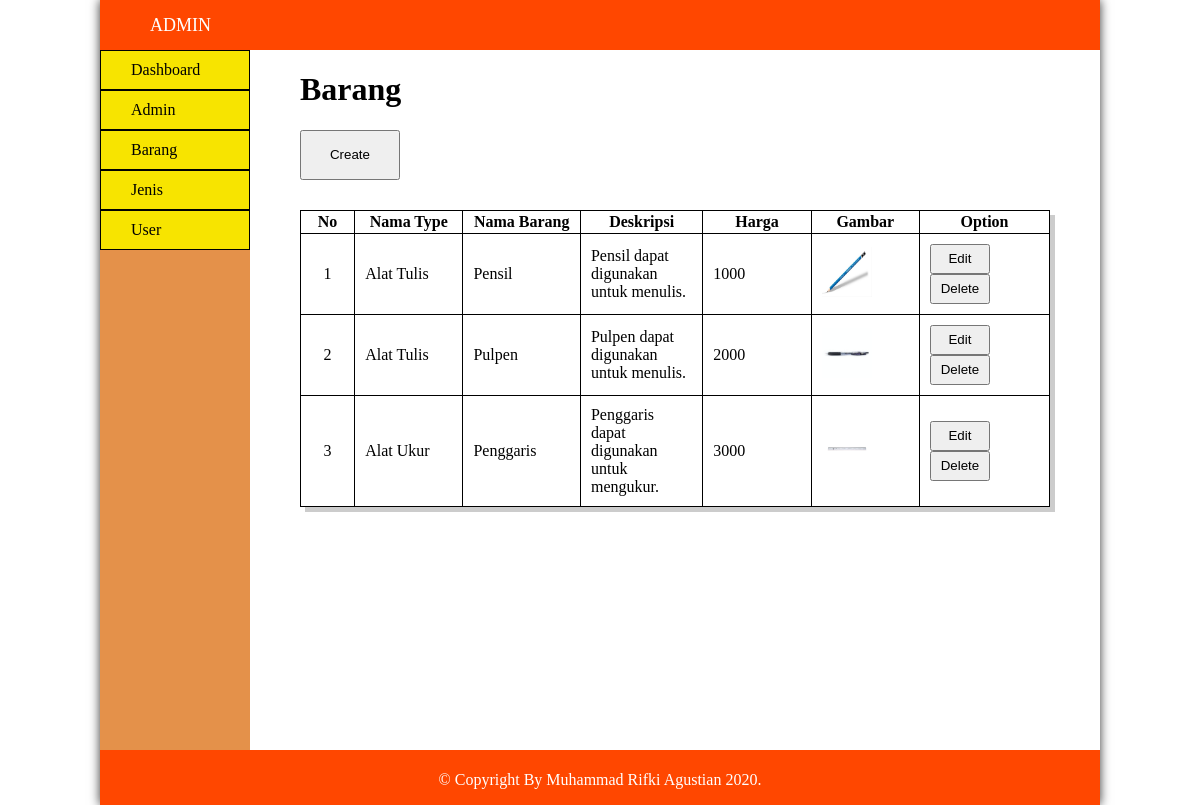
Page /admin/index.php?module=barang on the committed database.
### tables this page shows
CREATE TABLE `tb_barang` (
  `id_barang` int(11) NOT NULL,
  `id_jenis` int(11) NOT NULL,
  `nama` varchar(50) NOT NULL,
  `deskripsi` text NOT NULL,
  `harga` int(11) NOT NULL,
  `gambar` varchar(100) NOT NULL
);

CREATE TABLE `tb_jenis` (
  `id_jenis` int(11) NOT NULL,
  `nama` varchar(20) NOT NULL
);

### admin/backend/barang/list.php (the view, shortened to what this page needs)
<div class="fix">
	<h1>Barang</h1>
	<div class="fix-input">
			<input type="submit" value="Create" onclick="javascript:window.location.href='index.php?module=barang&action=add'"></input>
	</div>
    <div class="fix-table">
        <table class="table-design" border="1px" height="20%">
            <thead>
                <tr>
                    <th width="5%">No</th>
                    <th width="10%">Nama Type</th>
                    <th width="10%">Nama Barang</th>
                    <th width="10%">Deskripsi</th>
                    <th width="10%">Harga</th>
                    <th width="10%">Gambar</th>
                    <th width="12%">Option</th>
                </tr>
            </thead>
            <tbody>
			<?php
				$no = 1;
				$sql=$db->prepare("SELECT A.id_barang, A.nama AS nama_barang, A.deskripsi, A.harga, A.gambar, B.nama AS nama_jenis FROM tb_barang AS A INNER JOIN tb_jenis AS B ON(A.id_jenis = B.id_jenis) WHERE A.id_barang");
				$sql->execute();
				while($hasil=$sql->FETCH(PDO::FETCH_ASSOC)){
			?>
			<tr>
				<td style="text-align: center;"><?php echo $no; ?></td>
				<td><?php echo $hasil['nama_jenis'];?></td>
				<td><?php echo $hasil['nama_barang'];?></td>
				<td><?php echo substr($hasil['deskripsi'],0,50);?></td>
				<td><?php echo $hasil['harga'];?></td>
				<td><img src="../images/barang/<?php echo $hasil['gambar'];?>"/></td>
				<td>
					<div class="option-button">
						<button onclick="javascript:window.location.href='index.php?module=barang&action=add&id=<?php echo base64_encode($hasil['id_barang']); ?>'">Edit</button>
						<button onclick="javascript:window.location.href='index.php?module=barang&action=proses&id=<?php echo base64_encode($hasil['id_barang']); ?>&proc=delete';">Delete</button>
					</div>
				</td>
			</tr>
			<?php
				$no++;
				}
			?>
            </tbody>
        </table>
    </div>
</div>

### admin/index.php (shortened to what this page needs)
<?php include("../koneksi.php"); ?>
<!DOCTYPE html>
<html lang="en">
<head>
    <link rel="stylesheet" href="../css/backend/style.css">
</head>
<body>
    <div class="container">
        <div class="header">
            <div class="header-left">
                <a href="index.php">ADMIN</a>
            </div>
        </div>
        <div class="main">
            <div class="navbar">
                <ul>
                    <a href="index.php"><li><font>Dashboard</font></li></a>
                    <a href="index.php?module=admin"><li><font>Admin</font></li></a>
                    <a href="index.php?module=barang"><li><font>Barang</font></li></a>
                    <a href="index.php?module=jenis"><li><font>Jenis</font></li></a>
                    <a href="index.php?module=user"><li><font>User</font></li></a>
                </ul>
            </div>
            <div class="content">
                <?php
                    if(@$_GET['module'] !=''){
                        if(@$_GET['action'] !=''){
                            include("backend/".@$_GET['module']."/".@$_GET['action'].".php");
                        }else{
                            include("backend/".@$_GET['module']."/list.php");
                        }
                    }else{
                        include("backend/dashboard/list.php");
                    }
                ?>
            </div>
        </div>
        <div class="footer">
            <p>&copy; Copyright By Muhammad Rifki Agustian 2020.</p>
        </div>
    </div>
</body>
</html>

### css/backend/style.css (style rules this page uses)
body, ul, li { margin: 0; padding: 0; }
.container { box-shadow:0 0 10px #333; margin: 0 100px; }
.header { width: 100%; height: 50px; background-color: #ff4700; }
.header-left { padding-top: 15px; padding-left: 50px; font-size: 18px; float: left; color: #ffffff; }
.header-left a { text-decoration: none; color: #ffffff; }
.fix { padding-left: 50px; padding-right: 50px; }
.fix-input { padding-bottom: 30px; }
.fix-input input { width: 100px; height: 50px; }
.fix-table tr td img { width: 50px; height: 50px; position: center; }
.option-button button { width: 60px; height: 30px; }
.table-design { border-spacing: 0; border-collapse: collapse; border: 1px solid #000000; box-shadow: 5px 5px #cccccc; }
.table-design th { height: 20px; }
.table-design td { width: 50px; height: 10px; padding: 10px; }
.main { width: 100%; height: 700px; background-color: #ffffff; }
.navbar { width: 15%; height: 100%; float: left; background-color: #e4914a; }
.navbar a { text-decoration: none; }
.navbar ul li { padding: 10px; padding-left: 30px; list-style: none; border: 1px solid #000000; background-color: #f7e400; }
.navbar font { color: #000000; }
.content { width: 85%; height: 100%; float: right; }
.footer { color: #ffffff; text-align: center; padding-top: 5px; width: 100%; height: 50px; background-color: #ff4700; }

### rows in the picture
tb_barang: id_jenis.nama "Alat Tulis", nama "Pensil", deskripsi "Pensil dapat digunakan untuk menulis.", harga "1000", gambar (picture)
tb_barang: id_jenis.nama "Alat Tulis", nama "Pulpen", deskripsi "Pulpen dapat digunakan untuk menulis.", harga "2000", gambar (picture)
tb_barang: id_jenis.nama "Alat Ukur", nama "Penggaris", deskripsi "Penggaris dapat digunakan untuk mengukur.", harga "3000", gambar (picture)
